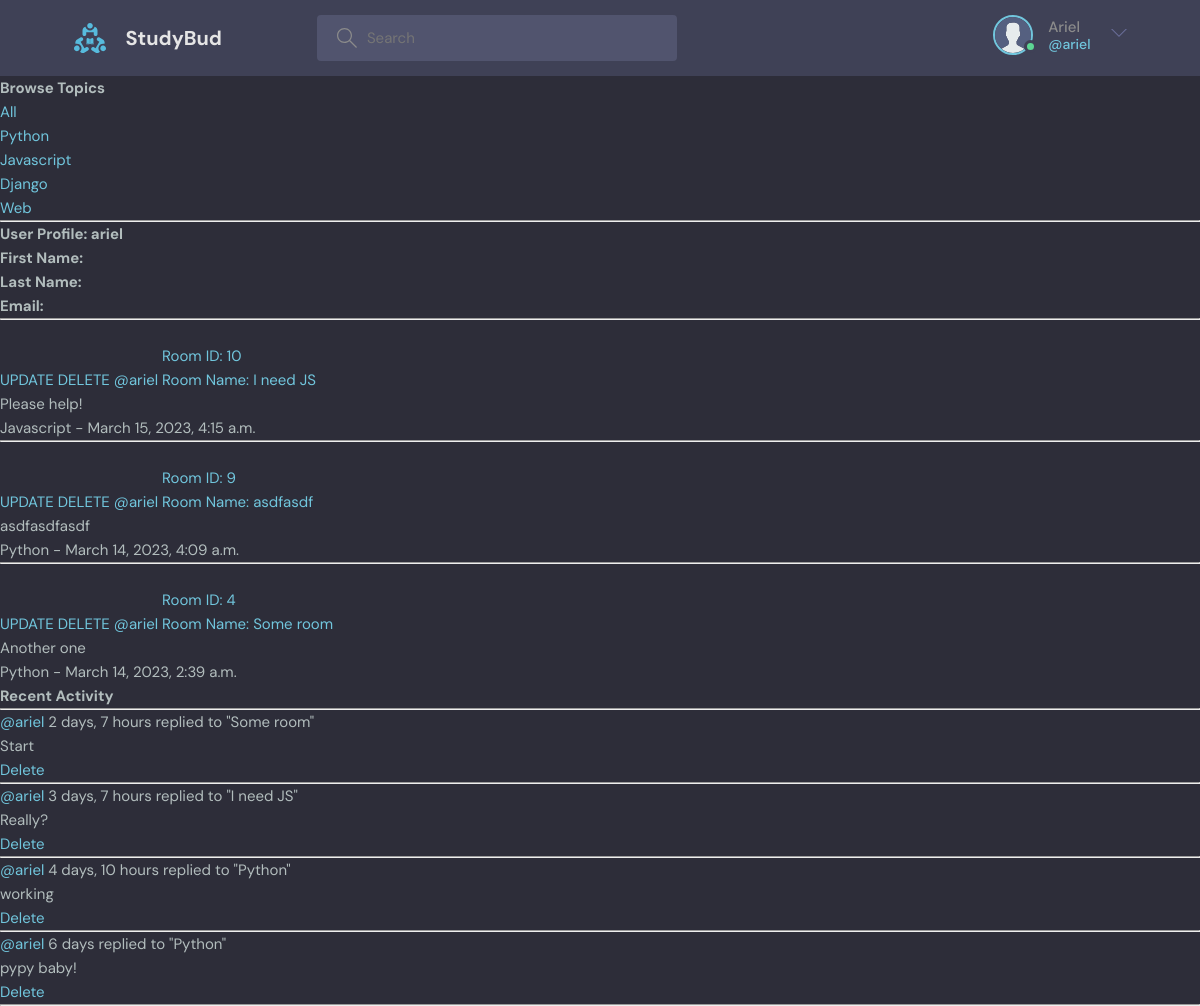
Screenshot of /profile/1 (signed in) with the database file from the repository.
### general/models.py (models this page shows, shortened)
class Topic(models.Model):
    name = models.CharField(max_length=200)
    description = models.TextField(null=True, blank=True)
    created = models.DateTimeField(auto_now_add=True)
    updated = models.DateTimeField(auto_now=True)

class Room(models.Model):
    host = models.ForeignKey(
        get_user_model(), on_delete=models.CASCADE, null=True, blank=True
    )
    topic = models.ForeignKey(
        Topic, on_delete=models.SET_NULL, null=True, blank=True
    )
    name = models.CharField(max_length=200)
    description = models.TextField(null=True, blank=True)
    participants = models.ManyToManyField(
        get_user_model(), related_name="participants", blank=True
    )
    created = models.DateTimeField(auto_now_add=True)
    updated = models.DateTimeField(auto_now=True)
    class Meta:
        ordering = ["-updated", "-created"]
    def __str__(self):
        return self.name

class Message(models.Model):
    author = models.ForeignKey(get_user_model(), on_delete=models.CASCADE)
    room = models.ForeignKey(Room, on_delete=models.CASCADE)
    body = models.TextField()
    created = models.DateTimeField(auto_now_add=True)
    updated = models.DateTimeField(auto_now=True)
    class Meta:
        ordering = ["-updated", "-created"]

### general/views.py (the view)
# urls.py: path("profile/<str:pk>", UserProfilePage.as_view(), name="profile"),
class UserProfilePage(CustomLoginRequiredMixin, DetailView):
    model = get_user_model()
    template_name = "general/profile.html"
    context_object_name = "user"
    def get(self, request, pk):
        user = get_object_or_404(self.model, id=pk)
        rooms = user.room_set.all()
        room_messages = user.message_set.all()
        topics = Topic.objects.all()
        context = {
            "user": user,
            "rooms": rooms,
            "room_messages": room_messages,
            "topics": topics,
        }
        return render(request, self.template_name, context)

### general/templates/general/profile.html (shortened to what this page needs)
{% extends "main.html" %}
{% load static %}
{% block content %}
<div class="profile-container">
  <div>
    {% include "components/topics_component.html" %}
  </div>
  <div>
    <ul>
      <h3>User Profile: {{ user.username }}</h3>
      <li><strong>First Name:</strong> {{ user.first_name }}</li>
      <li><strong>Last Name:</strong> {{ user.last_name }}</li>
      <li><strong>Email:</strong> {{ user.email }}</li>
    </ul>
    {% include "components/feed_component.html" %}
  </div>
  <div>
    {% include "components/activity_component.html" %}
  </div>
</div>
{% endblock content %}

### templates/components/navbar.html (shortened to what this page needs)
{% load static %}
<header class="header deaher--loggedIn">
  <div class="container">
    <a href="{% url 'home' %}" class="header__logo">
      <img src="{% static 'img/logo.svg' %}" alt="Logo" />
      <h1>StudyBud</h1>
    </a>
    <form class="header__search" classmethod="GET" action="{% url 'home' %}">
      <label>
        <input type="text" name="query" placeholder="Search" />
      </label>
    </form>
    <nav class="header__menu">
      {% if request.user.is_authenticated %}
        <div class="header__user">
          <a href="{% url 'profile' 1 %}">
            <div class="avatar avatar--medium active">
              <img src="{% static 'img/avatar.svg' %}" />
            </div>
            <p>
              {{ request.user.username|capfirst }}
              <span>@{{ request.user.username }}</span>
            </p>
          </a>
          <button class="dropdown-button">
            <svg
              version="1.1"
              xmlns="http://www.w3.org/2000/svg"
              width="32"
              height="32"
              viewBox="0 0 32 32"
            >
              <title>chevron-down</title>
              <path d="M16 21l-13-13h-3l16 16 16-16h-3l-13 13z"></path>
            </svg>
          </button>
        </div>
      {% else %}
        <a href="/login.html">
          <img src="{% static 'img/avatar.svg' %}" />
          <p>Login</p>
        </a>
      {% endif %}
    </nav>
  </div>
</header>

### templates/components/topics_component.html
<h3>Browse Topics</h3>
<div>
    <a href="{% url 'home' %}">All</a>
</div>
{% for topic in topics %}
<div>
    <a href="{% url 'home' %}?query={{ topic.name }}">{{ topic.name }}</a>
</div>
{% endfor %}
<hr>

### templates/components/feed_component.html
{% for room in rooms %}
<div>
    <hr>
    {% if request.user == room.host %}
    <a href="{% url 'update-room' room.id %}">UPDATE</a>
    <a href="{% url 'delete-room' room.id %}">DELETE</a>
    {% endif %}
    <a href="{% url 'profile' room.host.id %}">@{{ room.host }}</a>
    <a href="{% url 'room' room.id %}"><br>
        Room ID: {{ room.id }}<br>
        Room Name: {{ room.name }}</a>
    <p>{{ room.description }}</p>
    <small>{{ room.topic.name }} - {{ room.created }}</small>
</div>
{% endfor %}

### templates/components/activity_component.html
<h3>Recent Activity</h3>
<hr>
{% for message in room_messages %}
<div>
    <small><a href="{% url 'profile' message.author.id %}">@{{ message.author }}</a> {{ message.created|timesince }}</small>
    <small>replied to "{{ message.room }}"</small>
    <p>{{ message.body }}</p>
    {% if request.user == message.author %}
    <a href="{% url "delete-message" message.id %}">Delete</a>
    {% endif %}
    <hr>
</div>
{% endfor %}

### general/static/style/main.css (style rules this page uses)
:root { --color-main: #71c6dd; --color-main-light: #e1f6fb; --color-dark: #3f4156; --color-dark-medium: #51546e; --color-dark-light: #696d97; --color-light: #e5e5e5; --color-gray: #8b8b8b; --color-light-gray: #b2bdbd; --color-bg: #2d2d39; --color-success: #5dd693; --color-error: #fc4b0b; }
* { font-family: "DM Sans", -apple-system, BlinkMacSystemFont, "Segoe UI", Roboto, Oxygen, Ubuntu, Cantarell, "Open Sans", "Helvetica Neue", sans-serif; margin: 0; padding: 0; box-sizing: border-box; text-rendering: optimizeLegibility; font-size: inherit; }
html { font-size: 56.25%; }
@media only screen and (min-width: 1200px) { html { font-size: 62.5%; } }
body { line-height: 1.6; font-weight: 400; font-size: 1.5rem; color: var(--color-light-gray); background-color: var(--color-bg); min-height: 100vh; }
img { width: 100%; }
a { display: inline-block; color: var(--color-main); text-decoration: none; }
.container { max-width: 120rem; width: 90%; margin: auto; }
.avatar { position: relative; display: inline-block; border-radius: 50%; border: 2px solid var(--color-main); }
.avatar img { display: block; border-radius: 50%; object-fit: cover; object-position: center; }
.avatar::after { content: ""; display: block; position: absolute; background-color: var(--color-gray); z-index: 111; border-radius: 50%; border: 0.3rem solid var(--color-dark); }
.avatar.active::after { background-color: var(--color-success); }
.avatar.avatar--medium img { width: 3.6rem; height: 3.6rem; border-radius: 50%; }
.avatar.avatar--medium:after { width: 0.7rem; height: 0.7rem; bottom: 0px; right: -6px; }
.header { padding: 1.5rem; background-color: var(--color-dark); }
.header > .container { display: flex; gap: 9.5rem; }
.header__logo, .header__user { display: flex; gap: 2rem; align-items: center; }
.header__logo > img { height: 3.2rem; width: 3.2rem; }
.header__logo > h1 { font-weight: 700; font-size: 2rem; color: var(--color-light); }
.header__search > label { background-color: var(--color-dark-medium); padding: 1.3rem 1rem; display: flex; align-items: center; gap: 1rem; border-radius: 4px; }
.header__search svg { fill: var(--color-gray); width: 2rem; height: 2rem; margin-left: 1rem; }
.header__search input { width: 30rem; background: transparent; border: none; outline: none; color: var(--color-light); }
.header__menu { margin-left: auto; position: relative; }
.header__menu a { display: flex; gap: 1.5rem; align-items: center; font-weight: 500; text-decoration: none; color: var(--color-gray); }
.header__menu img { height: 3.6rem; }
.header__menu p { line-height: 1.2; }
.header__menu span { color: var(--color-main); font-weight: 500; font-size: 1.4rem; display: block; }
.header__menu svg { width: 1.6rem; height: 1.6rem; fill: var(--color-dark-light); }
.dropdown-button { background: transparent; border: 0; outline: 0; cursor: pointer; }

### rows the page displays
Topic: name "Python"
Topic: name "Javascript"
Topic: name "Django"
Topic: name "Web"
Room: shows "UPDATE", host "ariel", id "10", name "I need JS", description "Please help!", topic.name "Javascript", created "March 15, 2023, 4:15 a.m."
Room: shows "UPDATE", host "ariel", id "9", name "asdfasdf", description "asdfasdfasdf", topic.name "Python", created "March 14, 2023, 4:09 a.m."
Room: shows "UPDATE", host "ariel", id "4", name "Some room", description "Another one", topic.name "Python", created "March 14, 2023, 2:39 a.m."
Message: author "ariel", created "2 days, 7 hours", room "Some room", body "Start", shows "Delete"
Message: author "ariel", created "3 days, 7 hours", room "I need JS", body "Really?", shows "Delete"
Message: author "ariel", created "4 days, 10 hours", room "Python", body "working", shows "Delete"
Message: author "ariel", created "6 days", room "Python", body "pypy baby!", shows "Delete"

### other values shown
{{ request.user.username|capfirst }} "Ariel"
{{ request.user.username }} "ariel"
{{ user.username }} "ariel"
